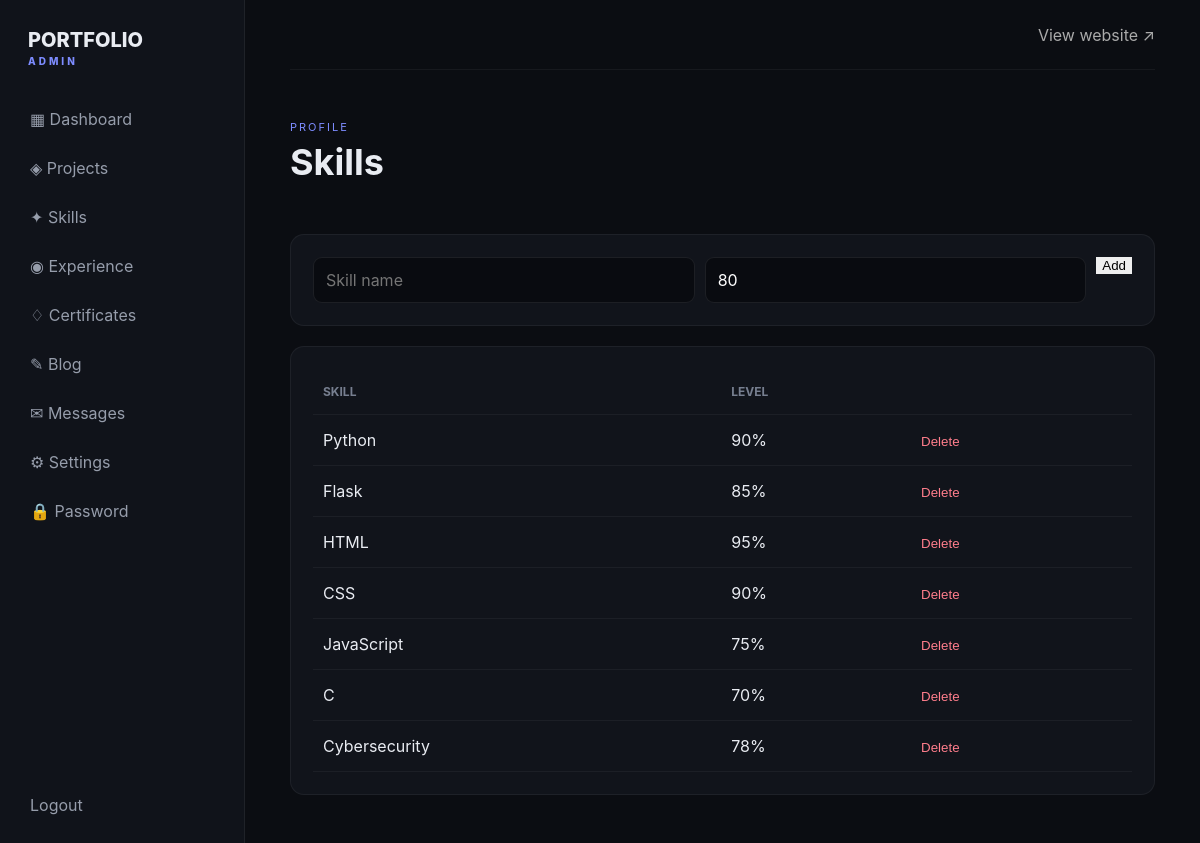
/admin/skills (signed in), run on the app's committed database.
### app/models/__init__.py (models this page shows)
class Skill(db.Model):
    id = db.Column(db.Integer, primary_key=True)
    name = db.Column(db.String(100), nullable=False)
    level = db.Column(db.Integer, default=70)

### app/routes/admin.py (the view)
@admin_bp.route("/skills", methods=["GET","POST"])
@login_required
def skills():
    if request.method == "POST":
        db.session.add(Skill(name=request.form.get("name",""), level=max(0,min(100,int(request.form.get("level",70))))))
        db.session.commit()
    return render_template("admin/skills.html", items=Skill.query.all())

### app/templates/admin/skills.html
{% extends "admin/base.html" %}{% block content %}<div class="page-head"><div><span>PROFILE</span><h1>Skills</h1></div></div><form class="panel rowform" method="post">
    <input type="hidden" name="csrf_token" value="{{ csrf_token() }}"><input name="name" placeholder="Skill name" required><input name="level" type="number" min="0" max="100" value="80"><button class="save">Add</button></form><div class="panel"><table><tr><th>Skill</th><th>Level</th><th></th></tr>{% for x in items %}<tr><td>{{x.name}}</td><td>{{x.level}}%</td><td><form class="inline" method="post" action="{{url_for('admin.skill_delete',id=x.id)}}">
    <input type="hidden" name="csrf_token" value="{{ csrf_token() }}"><button>Delete</button></form></td></tr>{% endfor %}</table></div>{% endblock %}

### app/static/css/admin.css (style rules this page uses)
* { box-sizing:border-box }
body { margin:0;background:#0b0d12;color:#e9ecf2;font-family:Inter,Arial,sans-serif }
.page-head { display:flex;align-items:center;justify-content:space-between;padding:45px 0 25px }
.page-head span { font-size:11px;color:#7d8cff;letter-spacing:2px }
.page-head h1 { font-size:36px;margin:5px 0 }
.stats div,.panel { background:#11141b;border:1px solid #ffffff0e;border-radius:14px;padding:22px }
.panel { margin-top:20px }
.form input,.form textarea,.rowform input { background:#090b10;border:1px solid #ffffff15;border-radius:9px;padding:12px;color:white;font:inherit }
.save { border:0;align-self:flex-start }
.rowform { display:flex;gap:10px;flex-wrap:wrap }
.rowform input { flex:1;min-width:150px }
table { width:100%;border-collapse:collapse }
th,td { text-align:left;padding:15px 10px;border-bottom:1px solid #ffffff0c }
th { color:#777f90;font-size:12px;text-transform:uppercase }
.inline { display:inline }
.inline button,.message button { background:none;border:0;color:#ff7e8c;cursor:pointer }

### data on the page
Skill: name "Python", level "90"
Skill: name "Flask", level "85"
Skill: name "HTML", level "95"
Skill: name "CSS", level "90"
Skill: name "JavaScript", level "75"
Skill: name "C", level "70"
Skill: name "Cybersecurity", level "78"
